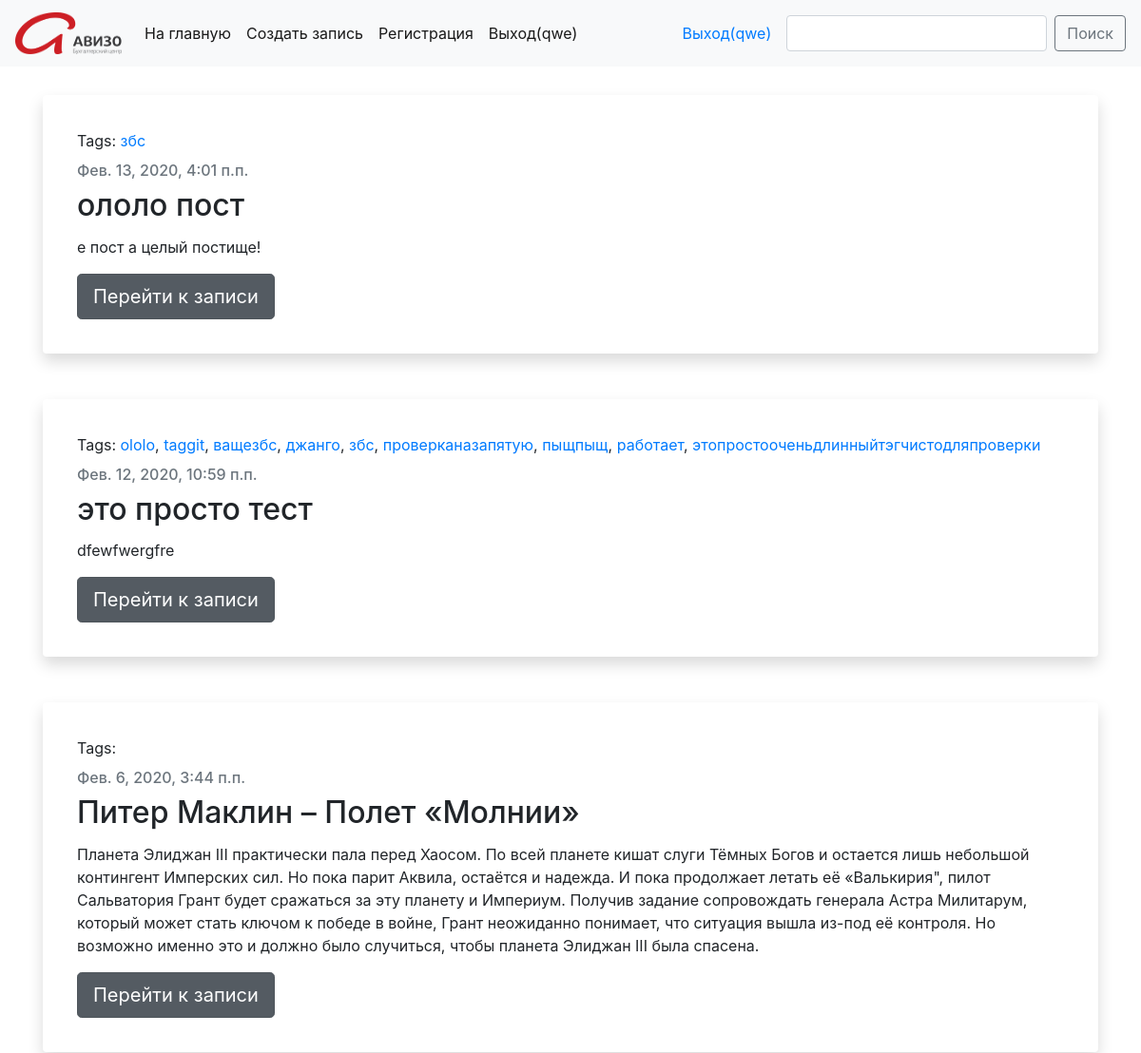
/ (signed in, upper part), run on an earlier commit of the app's database.
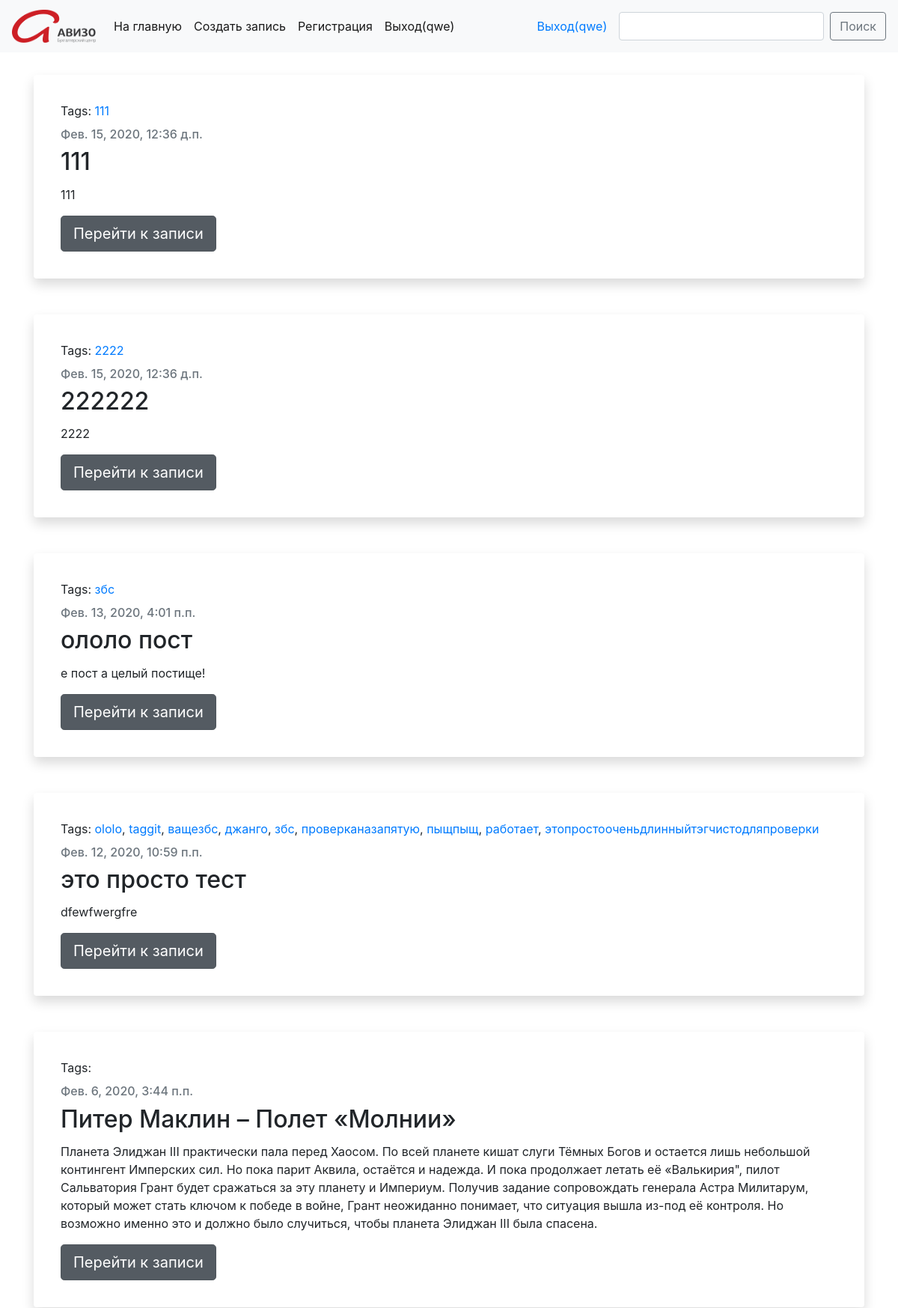
And on a later commit of the database.
### blog/models.py (models this page shows, shortened)
class Post(models.Model):
    author = models.ForeignKey(settings.AUTH_USER_MODEL, on_delete=models.CASCADE)
    title = models.CharField(max_length=200)
    text = models.TextField()
    created_date = models.DateTimeField(default=timezone.now)
    published_date = models.DateTimeField(blank=True, null=True)
    tags = TaggableManager(through=RuTaggedItem)

### blog/views.py (the view)
# urls.py: path('', views.PostListView.as_view(), name='post_list'),
class PostListView(View):
    def get(self, request, tag_slug=None):
        post_with_tags = Post.objects.all()
        user = str(request.user)
        anon = 'AnonymousUser'
        if user is anon:
            return redirect('../login')
        if tag_slug:
            tag = get_object_or_404(Tag, slug=tag_slug)
            post_with_tags = post_with_tags.filter(tags__in=[tag])
            return render(request, 'blog/post_list.html', {'posts': post_with_tags, 'tag': tag})
        else:
            print(user)
            posts = Post.objects.filter(published_date__lte=timezone.now()).order_by('-published_date')
            return render(request, 'blog/post_list.html', {'posts': posts})

### blog/templates/blog/post_list.html (shortened to what this page needs)
<!doctype html>
<html lang="en">
    <head>
        <link rel="stylesheet" href="https://stackpath.bootstrapcdn.com/bootstrap/4.4.1/css/bootstrap.min.css">
    </head>
    <body>
        {% extends 'blog/base.html' %}
        {% block content %}
            {% include 'include/post.html' %}
        {% endblock %}

### blog/templates/blog/base.html (shortened to what this page needs)
<!doctype html>
{% load static %}
<html lang="en">
    <head>
        <link rel="stylesheet" href="https://stackpath.bootstrapcdn.com/bootstrap/4.4.1/css/bootstrap.min.css">
    </head>
    <body>
        <nav class="navbar navbar-expand-lg navbar-light bg-light">
            <a class="navbar-brand" href="{% url 'post_list' %}"><img src="{% static 'images/logo.png' %}" width="112" height="44" alt=""></a>
                <div class="collapse navbar-collapse" id="navbarSupportedContent">
                    <ul class="navbar-nav mr-auto">
                        <li class="nav-item active">
                            <a class="nav-link" href="{% url 'post_list' %}">На главную<span class="sr-only">(current)</span></a>
                        </li>
                        <li class="nav-item active">
                            <a class="nav-link" href="{% url 'post_new' %}">Создать запись</a>
                        </li>
                        <li class="nav-item active">
                            <a class="nav-link" href="{% url 'register' %}">Регистрация</a>
                        </li>
                        <li class="nav-item active">
                            {% if request.user.is_authenticated %}
                                <a class="nav-link" href="{% url 'logout' %}">Выход({{ request.user }})</a>
                            {% else %}
                                <a class="nav-link" href="{% url 'login' %}">Логин</a>
                            {% endif %}
                        </li>
                    </ul>
                    <form class="form-inline my-2 my-lg-0">
                        <a class="nav-link" href="{% url 'logout' %}">Выход({{ request.user }})</a>
                        <input class="form-control mr-sm-2" type="search" placeholder="" aria-label="Search">
                        <button class="btn btn btn-outline-secondary my-2 my-sm-0" type="submit">Поиск</button>
                    </form>
                </div>
        </nav>
        <div class="content container" style="padding-top: 30px">
            {% block content %}
            {% endblock %}
        </div>
    </body>
</html>

### blog/templates/include/post.html
{% for post in posts %}
    <div class="shadow p-3 mb-5 bg-white rounded">
        <div class="card-body">
            <p class="tags">Tags: {% for tag in post.tags.all %}<a href="{% url 'post_list_by_tag' tag.slug %}">{{ tag.name }}</a>{% if not forloop.last %}, {% endif %} {% endfor %}</p>
            <h6 class="card-subtitle mb-2 text-muted">{{ post.published_date }}</h6>
            <h2 class="card-title">{{ post.title }}</h2>
            <p class="card-text">{{ post.text|linebreaksbr }}</p>
            <a class="btn btn-secondary btn-lg active" href="{% url 'post_detail' pk=post.pk %}" role="button" aria-pressed="true">Перейти к записи</a>
        </div>
    </div>
{% endfor %}

What changed in the data, as far as the page shows it:
added Post: published_date "Фев. 15, 2020, 12:36 д.п.", title "111", text "111"
added Tag: name "111", shown under "Фев. 15, 2020, 12:36 д.п."
added Post: published_date "Фев. 15, 2020, 12:36 д.п.", title "222222", text "2222"
added Tag: name "2222", shown under "Фев. 15, 2020, 12:36 д.п."
